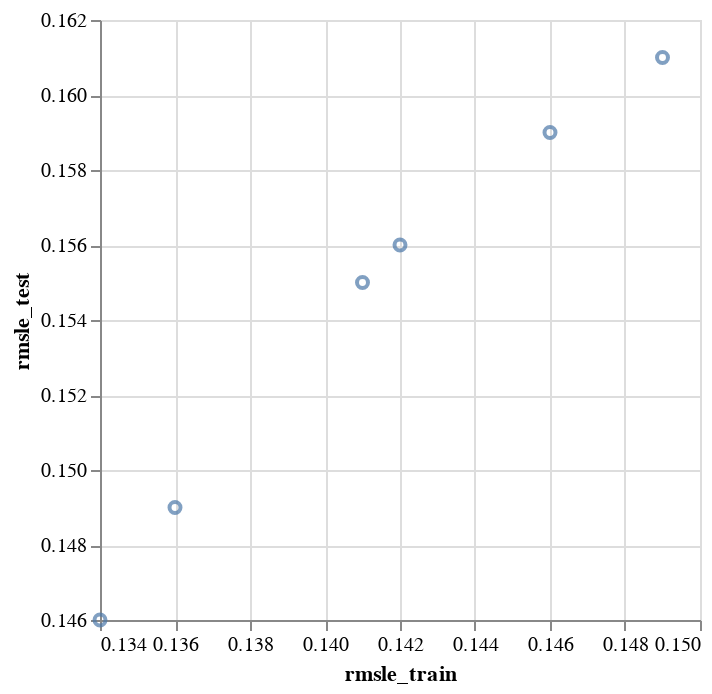

Here is the notebook cell this chart was saved with:
### Code cell
# sns.scatterplot(x=kbest_rmsle_train, y=kbest_rmsle_test, hue=lassos.keys());

alt.Chart(df_kbest).mark_point().encode(
    x=alt.X('rmsle_train:Q').scale(zero=False),
    y=alt.Y('rmsle_test:Q').scale(zero=False),
    tooltip=['rmsle_train', 'rmsle_test', 'kbest']
)

### Figure 1 — Vega specification as saved in the notebook (floating-point values rounded to 4 significant figures)
{"$schema": "https://vega.github.io/schema/vega/v5.json", "data": [{"name": "source_0", "values": [{"kbest": 10, "rmsle_test": 0.161, "rmsle_train": 0.149}, {"kbest": 15, "rmsle_test": 0.159, "rmsle_train": 0.146}, {"kbest": 20, "rmsle_test": 0.156, "rmsle_train": 0.142}, {"kbest": 25, "rmsle_test": 0.155, "rmsle_train": 0.141}, {"kbest": 30, "rmsle_test": 0.149, "rmsle_train": 0.136}, {"kbest": 35, "rmsle_test": 0.146, "rmsle_train": 0.134}]}, {"name": "source_0_x_domain_rmsle_train", "values": [{"min": 0.134, "max": 0.149}]}, {"name": "source_0_y_domain_rmsle_test", "values": [{"min": 0.146, "max": 0.161}]}], "marks": [{"type": "symbol", "name": "marks", "from": {"data": "source_0"}, "encode": {"update": {"y": {"field": "rmsle_test", "scale": "y"}, "x": {"field": "rmsle_train", "scale": "x"}, "ariaRoleDescription": {"value": "point"}, "stroke": {"value": "#4c78a8"}, "fill": {"value": "transparent"}, "opacity": {"value": 0.7}, "tooltip": {"signal": "{\"rmsle_train\": format(datum[\"rmsle_train\"], \"\"), \"rmsle_test\": format(datum[\"rmsle_test\"], \"\"), \"kbest\": format(datum[\"kbest\"], \"\")}"}, "description": {"signal": "\"rmsle_train: \" + (format(datum[\"rmsle_train\"], \"\")) + \"; rmsle_test: \" + (format(datum[\"rmsle_test\"], \"\")) + \"; kbest: \" + (format(datum[\"kbest\"], \"\"))"}}}, "style": ["point"]}], "scales": [{"name": "x", "type": "linear", "domain": [{"signal": "(data(\"source_0_x_domain_rmsle_train\")[0] || {}).min"}, {"signal": "(data(\"source_0_x_domain_rmsle_train\")[0] || {}).max"}], "range": [0, {"signal": "width"}], "zero": false, "nice": true}, {"name": "y", "type": "linear", "domain": [{"signal": "(data(\"source_0_y_domain_rmsle_test\")[0] || {}).min"}, {"signal": "(data(\"source_0_y_domain_rmsle_test\")[0] || {}).max"}], "range": [{"signal": "height"}, 0], "zero": false, "nice": true}], "axes": [{"scale": "x", "minExtent": 0, "maxExtent": 0, "ticks": false, "aria": false, "tickCount": {"signal": "ceil(width/40)"}, "orient": "bottom", "zindex": 0, "grid": true, "domain": false, "labels": false, "gridScale": "y"}, {"scale": "y", "orient": "left", "zindex": 0, "minExtent": 0, "ticks": false, "tickCount": {"signal": "ceil(height/40)"}, "gridScale": "x", "aria": false, "labels": false, "domain": false, "maxExtent": 0, "grid": true}, {"scale": "x", "title": "rmsle_train", "zindex": 0, "labelOverlap": true, "orient": "bottom", "tickCount": {"signal": "ceil(width/40)"}, "grid": false, "labelFlush": true}, {"scale": "y", "zindex": 0, "grid": false, "labelOverlap": true, "tickCount": {"signal": "ceil(height/40)"}, "orient": "left", "title": "rmsle_test"}], "padding": 5, "style": "cell", "background": "white", "width": 300, "height": 300}
